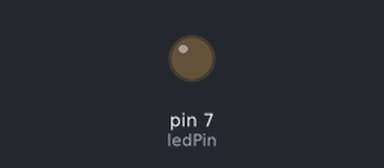
Recording of a sketch running on a simulated Arduino Uno, built with avr-gcc and run on an emulated ATmega328P. Parts: output pins drawn as LEDs (lit = HIGH). Dashed ring = blinking. At 2.0 s the program stops and its outputs stay as they are.

Above: at 0.5 s.
At 1.85 s:
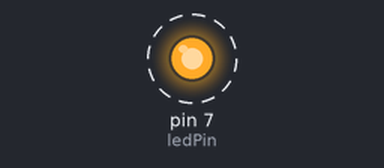
Timing chart, 0 to 3.0 s (numbered marks = the images above):
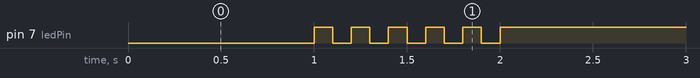

The sketch:

05_practice_2.ino
```cpp
#define ledOn 0
#define ledOff 1
#define ledPin 7
void setup() {
  pinMode(ledPin, OUTPUT);
}

void loop() {
  digitalWrite(ledPin, ledOn);
  delay(1000);

  for(int i = 0; i < 5; i++){
    digitalWrite(ledPin, ledOff);
    delay(100);
    digitalWrite(ledPin, ledOn);
    delay(100);
  }
  digitalWrite(ledPin, ledOff);

  while(1){} // infinite loop
}
```

Measured:
- by itself, pin 7 (ledPin): alternates HIGH for 0.10 s and LOW for 0.10 s, 11 changes in all, then stays HIGH
